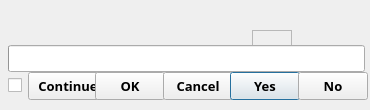
<?xml version="1.0" encoding="UTF-8"?>
<ui version="4.0">
 <class>CommonDialog</class>
 <widget class="QDialog" name="CommonDialog">
  <property name="windowModality">
   <enum>Qt::ApplicationModal</enum>
  </property>
  <property name="geometry">
   <rect>
    <x>0</x>
    <y>0</y>
    <width>370</width>
    <height>110</height>
   </rect>
  </property>
  <property name="minimumSize">
   <size>
    <width>370</width>
    <height>0</height>
   </size>
  </property>
  <property name="maximumSize">
   <size>
    <width>500</width>
    <height>16777215</height>
   </size>
  </property>
  <property name="windowTitle">
   <string notr="true">3DWOX</string>
  </property>
  <property name="accessibleDescription">
   <string/>
  </property>
  <property name="modal">
   <bool>true</bool>
  </property>
  <layout class="QVBoxLayout" name="verticalLayout">
   <property name="spacing">
    <number>0</number>
   </property>
   <property name="leftMargin">
    <number>0</number>
   </property>
   <property name="topMargin">
    <number>0</number>
   </property>
   <property name="rightMargin">
    <number>0</number>
   </property>
   <property name="bottomMargin">
    <number>0</number>
   </property>
   <item>
    <widget class="QFrame" name="frame_main">
     <property name="sizePolicy">
      <sizepolicy hsizetype="Preferred" vsizetype="Expanding">
       <horstretch>0</horstretch>
       <verstretch>0</verstretch>
      </sizepolicy>
     </property>
     <property name="minimumSize">
      <size>
       <width>340</width>
       <height>110</height>
      </size>
     </property>
     <property name="maximumSize">
      <size>
       <width>16777215</width>
       <height>16777215</height>
      </size>
     </property>
     <property name="frameShape">
      <enum>QFrame::NoFrame</enum>
     </property>
     <property name="frameShadow">
      <enum>QFrame::Plain</enum>
     </property>
     <property name="lineWidth">
      <number>0</number>
     </property>
     <layout class="QVBoxLayout" name="verticalLayout_2">
      <property name="spacing">
       <number>0</number>
      </property>
      <property name="leftMargin">
       <number>0</number>
      </property>
      <property name="topMargin">
       <number>0</number>
      </property>
      <property name="rightMargin">
       <number>0</number>
      </property>
      <property name="bottomMargin">
       <number>0</number>
      </property>
      <item>
       <widget class="QFrame" name="frame_body">
        <property name="sizePolicy">
         <sizepolicy hsizetype="Expanding" vsizetype="Expanding">
          <horstretch>0</horstretch>
          <verstretch>0</verstretch>
         </sizepolicy>
        </property>
        <property name="minimumSize">
         <size>
          <width>0</width>
          <height>0</height>
         </size>
        </property>
        <property name="maximumSize">
         <size>
          <width>16777215</width>
          <height>16777215</height>
         </size>
        </property>
        <property name="frameShape">
         <enum>QFrame::NoFrame</enum>
        </property>
        <property name="frameShadow">
         <enum>QFrame::Plain</enum>
        </property>
        <property name="lineWidth">
         <number>0</number>
        </property>
        <layout class="QVBoxLayout" name="verticalLayout_4">
         <property name="spacing">
          <number>0</number>
         </property>
         <property name="leftMargin">
          <number>8</number>
         </property>
         <property name="topMargin">
          <number>15</number>
         </property>
         <property name="rightMargin">
          <number>5</number>
         </property>
         <property name="bottomMargin">
          <number>10</number>
         </property>
         <item>
          <layout class="QHBoxLayout" name="horizontalLayout_4">
           <property name="spacing">
            <number>0</number>
           </property>
           <item>
            <widget class="QLabel" name="img_error">
             <property name="minimumSize">
              <size>
               <width>40</width>
               <height>40</height>
              </size>
             </property>
             <property name="maximumSize">
              <size>
               <width>40</width>
               <height>40</height>
              </size>
             </property>
             <property name="text">
              <string notr="true"/>
             </property>
             <property name="pixmap">
              <pixmap resource="rodinP.qrc">:/rodinP/Resources/msg_error.png</pixmap>
             </property>
             <property name="scaledContents">
              <bool>true</bool>
             </property>
            </widget>
           </item>
           <item>
            <widget class="QLabel" name="img_alert">
             <property name="minimumSize">
              <size>
               <width>40</width>
               <height>40</height>
              </size>
             </property>
             <property name="maximumSize">
              <size>
               <width>40</width>
               <height>40</height>
              </size>
             </property>
             <property name="text">
              <string notr="true"/>
             </property>
             <property name="pixmap">
              <pixmap resource="rodinP.qrc">:/rodinP/Resources/msg_alert.png</pixmap>
             </property>
             <property name="scaledContents">
              <bool>true</bool>
             </property>
            </widget>
           </item>
           <item>
            <widget class="QLabel" name="img_confirm">
             <property name="minimumSize">
              <size>
               <width>40</width>
               <height>40</height>
              </size>
             </property>
             <property name="maximumSize">
              <size>
               <width>40</width>
               <height>40</height>
              </size>
             </property>
             <property name="text">
              <string notr="true"/>
             </property>
             <property name="pixmap">
              <pixmap resource="rodinP.qrc">:/rodinP/Resources/msg_confirm.png</pixmap>
             </property>
             <property name="scaledContents">
              <bool>true</bool>
             </property>
            </widget>
           </item>
           <item>
            <widget class="QLabel" name="img_info">
             <property name="minimumSize">
              <size>
               <width>40</width>
               <height>40</height>
              </size>
             </property>
             <property name="maximumSize">
              <size>
               <width>40</width>
               <height>40</height>
              </size>
             </property>
             <property name="text">
              <string notr="true"/>
             </property>
             <property name="pixmap">
              <pixmap resource="rodinP.qrc">:/rodinP/Resources/msg_info.png</pixmap>
             </property>
             <property name="scaledContents">
              <bool>true</bool>
             </property>
            </widget>
           </item>
           <item>
            <spacer name="horizontalSpacer_7">
             <property name="orientation">
              <enum>Qt::Horizontal</enum>
             </property>
             <property name="sizeType">
              <enum>QSizePolicy::Fixed</enum>
             </property>
             <property name="sizeHint" stdset="0">
              <size>
               <width>10</width>
               <height>20</height>
              </size>
             </property>
            </spacer>
           </item>
           <item>
            <layout class="QVBoxLayout" name="verticalLayout_3">
             <property name="spacing">
              <number>0</number>
             </property>
             <property name="topMargin">
              <number>0</number>
             </property>
             <item>
              <widget class="QLabel" name="Message">
               <property name="sizePolicy">
                <sizepolicy hsizetype="Preferred" vsizetype="Expanding">
                 <horstretch>0</horstretch>
                 <verstretch>0</verstretch>
                </sizepolicy>
               </property>
               <property name="font">
                <font>
                 <family>맑은 고딕</family>
                 <pointsize>9</pointsize>
                 <weight>75</weight>
                 <bold>true</bold>
                </font>
               </property>
               <property name="text">
                <string/>
               </property>
               <property name="alignment">
                <set>Qt::AlignLeading|Qt::AlignLeft|Qt::AlignVCenter</set>
               </property>
               <property name="wordWrap">
                <bool>true</bool>
               </property>
              </widget>
             </item>
             <item>
              <layout class="QHBoxLayout" name="horizontalLayout_2">
               <property name="spacing">
                <number>6</number>
               </property>
               <item>
                <spacer name="horizontalSpacer_2">
                 <property name="font">
                  <font>
                   <family>맑은 고딕</family>
                   <pointsize>9</pointsize>
                   <weight>50</weight>
                   <bold>false</bold>
                  </font>
                 </property>
                 <property name="orientation">
                  <enum>Qt::Horizontal</enum>
                 </property>
                 <property name="sizeHint" stdset="0">
                  <size>
                   <width>40</width>
                   <height>0</height>
                  </size>
                 </property>
                </spacer>
               </item>
               <item>
                <widget class="QFrame" name="delay">
                 <property name="minimumSize">
                  <size>
                   <width>40</width>
                   <height>40</height>
                  </size>
                 </property>
                 <property name="maximumSize">
                  <size>
                   <width>40</width>
                   <height>40</height>
                  </size>
                 </property>
                 <property name="frameShape">
                  <enum>QFrame::StyledPanel</enum>
                 </property>
                 <property name="frameShadow">
                  <enum>QFrame::Raised</enum>
                 </property>
                </widget>
               </item>
               <item>
                <spacer name="horizontalSpacer_3">
                 <property name="font">
                  <font>
                   <family>맑은 고딕</family>
                   <pointsize>9</pointsize>
                   <weight>50</weight>
                   <bold>false</bold>
                  </font>
                 </property>
                 <property name="orientation">
                  <enum>Qt::Horizontal</enum>
                 </property>
                 <property name="sizeHint" stdset="0">
                  <size>
                   <width>40</width>
                   <height>0</height>
                  </size>
                 </property>
                </spacer>
               </item>
              </layout>
             </item>
            </layout>
           </item>
          </layout>
         </item>
         <item>
          <spacer name="verticalSpacer_2">
           <property name="orientation">
            <enum>Qt::Vertical</enum>
           </property>
           <property name="sizeType">
            <enum>QSizePolicy::Preferred</enum>
           </property>
           <property name="sizeHint" stdset="0">
            <size>
             <width>20</width>
             <height>10</height>
            </size>
           </property>
          </spacer>
         </item>
         <item>
          <widget class="QProgressBar" name="progressBar">
           <property name="minimumSize">
            <size>
             <width>0</width>
             <height>27</height>
            </size>
           </property>
           <property name="font">
            <font>
             <family>맑은 고딕</family>
             <pointsize>9</pointsize>
             <weight>50</weight>
             <bold>false</bold>
            </font>
           </property>
           <property name="value">
            <number>0</number>
           </property>
           <property name="textVisible">
            <bool>false</bool>
           </property>
           <property name="invertedAppearance">
            <bool>false</bool>
           </property>
          </widget>
         </item>
         <item>
          <spacer name="verticalSpacer">
           <property name="orientation">
            <enum>Qt::Vertical</enum>
           </property>
           <property name="sizeType">
            <enum>QSizePolicy::Preferred</enum>
           </property>
           <property name="sizeHint" stdset="0">
            <size>
             <width>20</width>
             <height>10</height>
            </size>
           </property>
          </spacer>
         </item>
         <item>
          <layout class="QHBoxLayout" name="horizontalLayout">
           <property name="spacing">
            <number>6</number>
           </property>
           <property name="rightMargin">
            <number>0</number>
           </property>
           <item>
            <widget class="QCheckBox" name="checkBox">
             <property name="font">
              <font>
               <family>맑은 고딕</family>
               <pointsize>9</pointsize>
               <weight>50</weight>
               <bold>false</bold>
              </font>
             </property>
             <property name="text">
              <string/>
             </property>
            </widget>
           </item>
           <item>
            <spacer name="horizontalSpacer">
             <property name="orientation">
              <enum>Qt::Horizontal</enum>
             </property>
             <property name="sizeHint" stdset="0">
              <size>
               <width>40</width>
               <height>0</height>
              </size>
             </property>
            </spacer>
           </item>
           <item>
            <widget class="QPushButton" name="buttonContinue">
             <property name="minimumSize">
              <size>
               <width>80</width>
               <height>28</height>
              </size>
             </property>
             <property name="maximumSize">
              <size>
               <width>16777215</width>
               <height>16777215</height>
              </size>
             </property>
             <property name="font">
              <font>
               <family>맑은 고딕</family>
               <pointsize>10</pointsize>
               <weight>75</weight>
               <bold>true</bold>
              </font>
             </property>
             <property name="text">
              <string>Continue</string>
             </property>
            </widget>
           </item>
           <item>
            <widget class="QPushButton" name="buttonOK">
             <property name="sizePolicy">
              <sizepolicy hsizetype="Fixed" vsizetype="Preferred">
               <horstretch>0</horstretch>
               <verstretch>0</verstretch>
              </sizepolicy>
             </property>
             <property name="minimumSize">
              <size>
               <width>70</width>
               <height>28</height>
              </size>
             </property>
             <property name="maximumSize">
              <size>
               <width>16777215</width>
               <height>16777215</height>
              </size>
             </property>
             <property name="font">
              <font>
               <family>맑은 고딕</family>
               <pointsize>10</pointsize>
               <weight>75</weight>
               <bold>true</bold>
              </font>
             </property>
             <property name="text">
              <string>OK</string>
             </property>
             <property name="default">
              <bool>true</bool>
             </property>
             <property name="flat">
              <bool>false</bool>
             </property>
            </widget>
           </item>
           <item>
            <widget class="QPushButton" name="buttonCancel">
             <property name="sizePolicy">
              <sizepolicy hsizetype="Fixed" vsizetype="Preferred">
               <horstretch>0</horstretch>
               <verstretch>0</verstretch>
              </sizepolicy>
             </property>
             <property name="minimumSize">
              <size>
               <width>70</width>
               <height>28</height>
              </size>
             </property>
             <property name="maximumSize">
              <size>
               <width>16777215</width>
               <height>16777215</height>
              </size>
             </property>
             <property name="font">
              <font>
               <family>맑은 고딕</family>
               <pointsize>10</pointsize>
               <weight>75</weight>
               <bold>true</bold>
              </font>
             </property>
             <property name="text">
              <string>Cancel</string>
             </property>
             <property name="flat">
              <bool>false</bool>
             </property>
            </widget>
           </item>
           <item>
            <widget class="QPushButton" name="buttonYes">
             <property name="enabled">
              <bool>true</bool>
             </property>
             <property name="sizePolicy">
              <sizepolicy hsizetype="Minimum" vsizetype="Preferred">
               <horstretch>0</horstretch>
               <verstretch>0</verstretch>
              </sizepolicy>
             </property>
             <property name="minimumSize">
              <size>
               <width>70</width>
               <height>28</height>
              </size>
             </property>
             <property name="maximumSize">
              <size>
               <width>16777215</width>
               <height>16777215</height>
              </size>
             </property>
             <property name="font">
              <font>
               <family>맑은 고딕</family>
               <pointsize>10</pointsize>
               <weight>75</weight>
               <bold>true</bold>
              </font>
             </property>
             <property name="text">
              <string>Yes</string>
             </property>
             <property name="default">
              <bool>true</bool>
             </property>
            </widget>
           </item>
           <item>
            <widget class="QPushButton" name="buttonNo">
             <property name="sizePolicy">
              <sizepolicy hsizetype="Minimum" vsizetype="Preferred">
               <horstretch>0</horstretch>
               <verstretch>0</verstretch>
              </sizepolicy>
             </property>
             <property name="minimumSize">
              <size>
               <width>70</width>
               <height>28</height>
              </size>
             </property>
             <property name="maximumSize">
              <size>
               <width>16777215</width>
               <height>16777215</height>
              </size>
             </property>
             <property name="font">
              <font>
               <family>맑은 고딕</family>
               <pointsize>10</pointsize>
               <weight>75</weight>
               <bold>true</bold>
              </font>
             </property>
             <property name="text">
              <string>No</string>
             </property>
            </widget>
           </item>
           <item>
            <spacer name="horizontalSpacer_4">
             <property name="orientation">
              <enum>Qt::Horizontal</enum>
             </property>
             <property name="sizeType">
              <enum>QSizePolicy::Fixed</enum>
             </property>
             <property name="sizeHint" stdset="0">
              <size>
               <width>5</width>
               <height>20</height>
              </size>
             </property>
            </spacer>
           </item>
          </layout>
         </item>
        </layout>
       </widget>
      </item>
     </layout>
    </widget>
   </item>
  </layout>
 </widget>
 <layoutdefault spacing="6" margin="11"/>
 <resources>
  <include location="rodinP.qrc"/>
 </resources>
 <connections/>
</ui>
